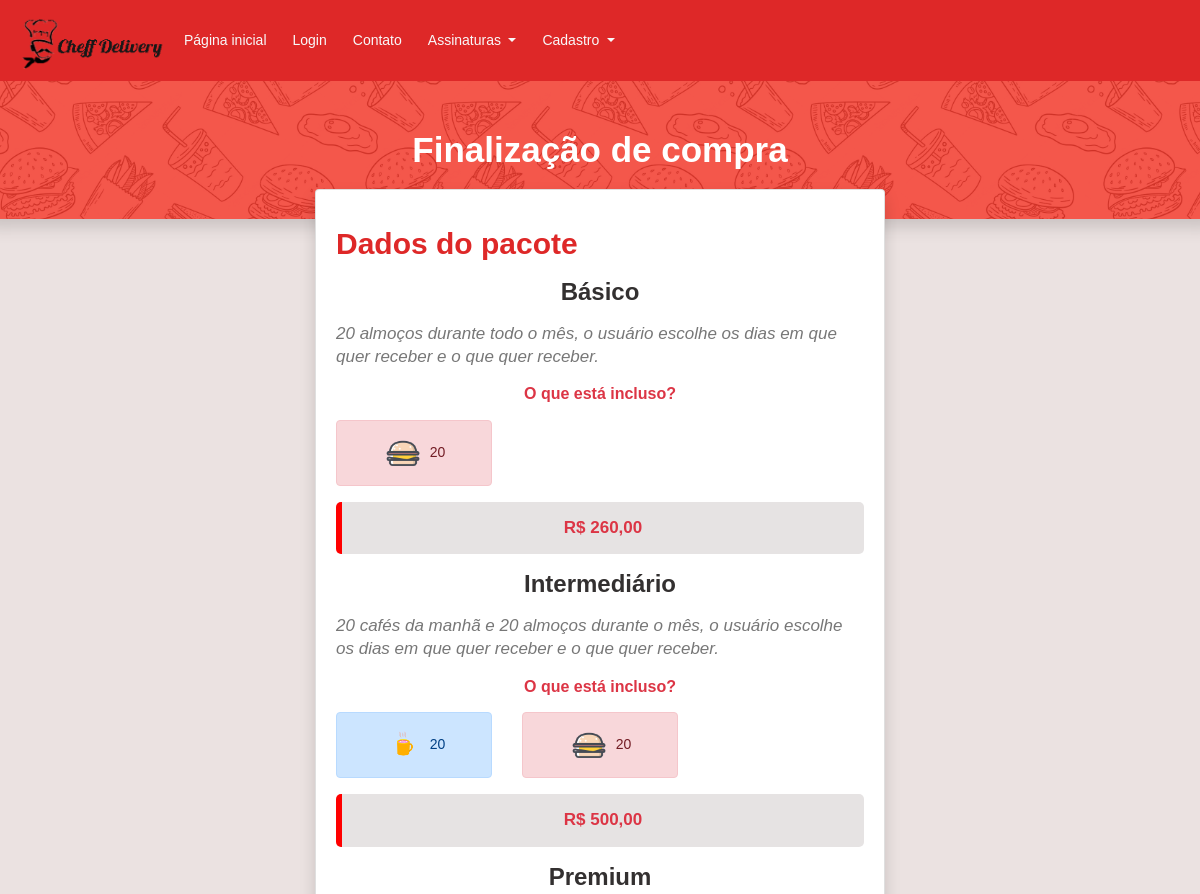
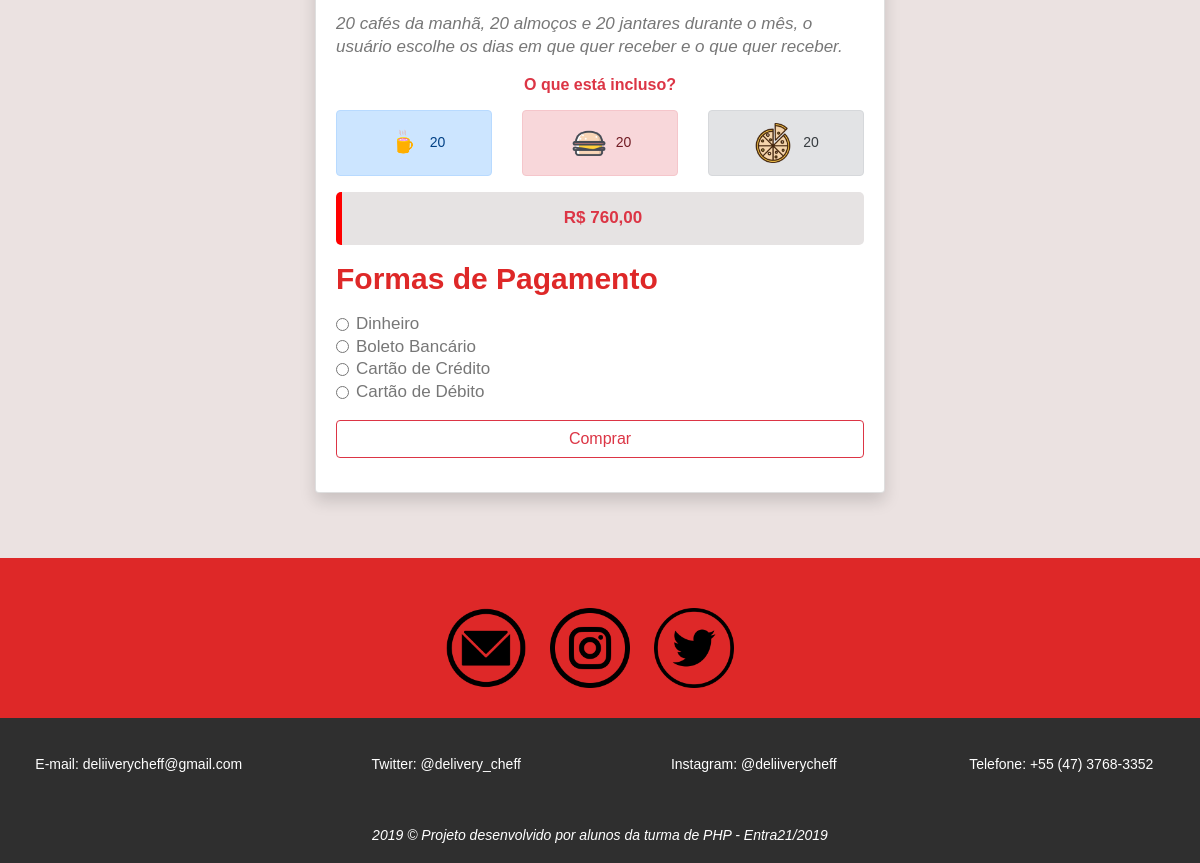
The app's page /finalizacao.php with its own data (2 pictures, top to bottom).
### tables this page shows
CREATE TABLE `pacotes` (
  `id_pacote` int(11) NOT NULL,
  `nome_pacote` varchar(255) NOT NULL,
  `nome_imagem` varchar(255) NOT NULL,
  `descricao_pacote` varchar(255) NOT NULL,
  `preco_pacote` varchar(255) NOT NULL,
  `quantidade_cafe` int(11) NOT NULL,
  `quantidade_almoco` int(11) NOT NULL,
  `quantidade_jantar` int(11) NOT NULL
);

### finalizacao.php (the view, shortened to what this page needs)
<?php
require_once"backends/finalizacao.php";
$lista = "SELECT * FROM pacotes";
$queryPacote = mysqli_query($con, $lista);
$lista = mysqli_fetch_all($queryPacote, MYSQLI_ASSOC);
?>
<!DOCTYPE html>
<html>
<head>
	<link rel="stylesheet" type="text/css" href="media/css/estilos.css">
	<link rel="stylesheet" href="https://stackpath.bootstrapcdn.com/bootstrap/4.3.1/css/bootstrap.min.css">
  <link rel="stylesheet" href="media/css/main.css">
</head>
<body style="background-color: rgb(235, 226, 225);">
  <?php require_once "header.php"; ?>
  <div class="row">
    <div class="shadow " style="  background-color: #f2392c ;
    background-image: url('media/images/food-pattern.png');
    min-height: 100px;
    min-width: 100%;
    background-size: 30%;
    background-position: center 1050px;" >
    <div class="text-center my-5">
      <h1 class="text-white mb-5" style="font-size: 35px;">Finalização de compra</h1>
    </div>
  </div>
</div>
<div class="col-10 col-md-6 mt-5 offset-md-3 offset-1" style="margin-top: -30px !important;">
  <div class="card shadow">
    <div class="card-body" >
      <form method="post" action="">
        <h2 class="mb-3 mt-3" style="color: #de2828;">Dados do pacote</h2>
        <?php foreach ($lista as $item) { ?>
          <h3 class="nome_pacote mb-3 text-center"><?=utf8_encode($item['nome_pacote'])?></h3>
          <p class="font-italic" style="font-size: 17px;"><?=utf8_encode($item['descricao_pacote'])?></p>
          <h5 class="text-danger text-center mb-3">O que está incluso?</h5>
          <div class="row">
            <?php if ($item['quantidade_cafe'] != 0) { ?>
              <div class="col-md-4 m-0" role="alert">
                <div class="alert alert-primary text-center">
                  <img src="media/images/icone-cafe.png" style="max-height: 40px; margin-right: 7px;"><?=$item['quantidade_cafe']?><br>
                </div>
              </div>
            <?php } ?>
            <?php if ($item['quantidade_almoco'] != 0) { ?>
              <div class=" col-md-4 m-0" role="alert">
                <div class="alert alert-danger text-center">
                  <img src="media/images/hamburger.png" style="max-height: 40px; margin-right: 7px;"><?=$item['quantidade_almoco']?><br>
                </div>
              </div>
            <?php } ?>
            <?php if ($item['quantidade_jantar'] != 0) { ?>
              <div class=" col-md-4 m-0" role="alert">
                <div class="alert alert-secondary text-center">
                  <img src="media/images/pizza.png" style="max-height: 40px; margin-right: 10px; "><?=$item['quantidade_jantar']?>
                </div>
              </div>
            <?php } ?>
          </div>
          <p class="font-weight-bold text-center text-danger box  "><?=$item['preco_pacote']?></p>
        <?php } ?>
        <h2 class="mb-3 mt-3" style="color: #de2828;">Formas de Pagamento</h2>
        <div class="form-check">
         <input class="form-check-input" type="radio" name="forma_pagamento" id="dinheiro" value="dinheiro" >
         <label class="form-check-label" for="dinheiro" style="font-size: 17px;">Dinheiro</label>
       </div>
       <div class="form-check">
         <input class="form-check-input" type="radio" name="forma_pagamento" id="boleto_bancario" value="boleto_bancario" >
         <label class="form-check-label" for="boleto_bancario" style="font-size: 17px;">Boleto Bancário</label>
       </div>
       <div class="form-check">
        <input class="form-check-input" type="radio" name="forma_pagamento" id="cartao_credito" value="cartao_credito">
        <label class="form-check-label" for="cartao_credito" style="font-size: 17px;">Cartão de Crédito</label>
      </div>
      <div class="form-check">
        <input class="form-check-input" type="radio" name="forma_pagamento" id="cartao_debit" value="cartao_debito" >
        <label class="form-check-label" for="cartao_debito" style="font-size: 17px;">Cartão de Débito</label>
      </div>
      <button class="btn btn-outline-danger col-md-12 mt-3" name="btyComprar">Comprar</button>
    </form>
  </div>
</div>
</div>
<?php require_once "footer.php"; ?>
</body>
</html>

### media/css/estilos.css (style rules this page uses)
* { font-family: arial !important; }
.box { background-color: #e6e3e3; border-left: 6px solid red; border-radius: 5px; padding: 15px; color: #4f4d4d; font-size: 17px; font-weight: 600; }
.nome_pacote { color: #333030; }

### media/css/main.css (style rules this page uses)
body { color:#777;font-family:"Poppins",sans-serif;font-size:14px;font-weight:300;line-height:1.625em;position:relative }
h1,h2,h3,h4,h5,h6 { font-family:"Poppins",sans-serif;color:#222;line-height:1.2em !important;margin-bottom:0;margin-top:0;font-weight:600 }
h1,.h1 { font-size:36px }
h2,.h2 { font-size:30px }
h3,.h3 { font-size:24px }
h5,.h5 { font-size:16px }
.mb-5 { margin-bottom:5px }
.text-white { color:#fff }
.text-center { text-align:center }
h1 { font-size:36px }
h2 { font-size:30px }
h3 { font-size:24px }
h5 { font-size:16px }
h1,h2,h3,h4,h5,h6 { line-height:1.5em }

### records on screen
pacotes: nome_pacote "Básico", descricao_pacote "20 almoços durante todo o mês, o usuário escolhe os dias em que quer receber e o que quer receber.", quantidade_almoco "20", preco_pacote "R$ 260,00"
pacotes: nome_pacote "Intermediário", descricao_pacote "20 cafés da manhã e 20 almoços durante o mês, o usuário escolhe os dias em que quer receber e o que quer receber.", quantidade_cafe "20", quantidade_almoco "20", preco_pacote "R$ 500,00"
pacotes: nome_pacote "Premium", descricao_pacote "20 cafés da manhã, 20 almoços e 20 jantares durante o mês, o usuário escolhe os dias em que quer receber e o que quer receber.", quantidade_cafe "20", quantidade_almoco "20", quantidade_jantar "20", preco_pacote "R$ 760,00"
